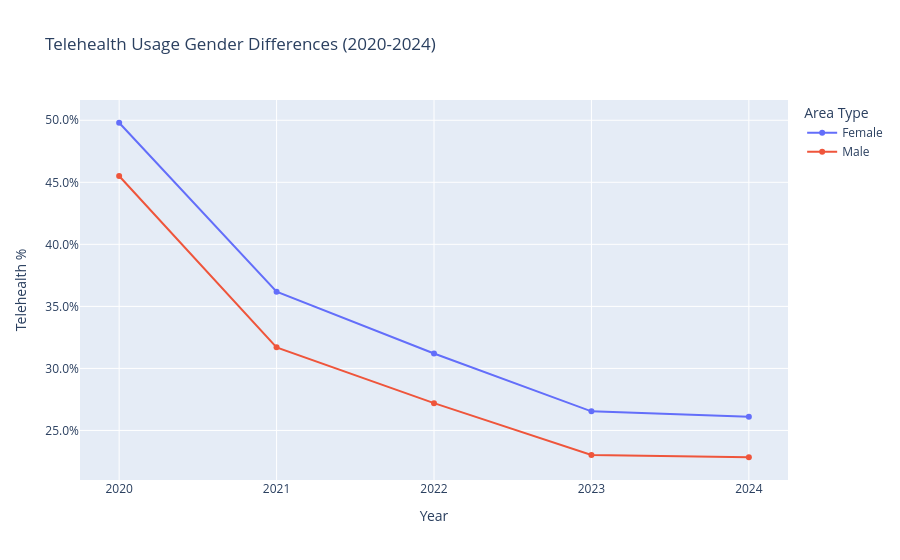

The code cell stored with this chart in its notebook:
### Code cell
fig = px.line(
    df_gender,
    x='Year',
    y='Pct_Telehealth',
    color='Bene_Sex_Desc',
    markers=True,
    labels={
        'Pct_Telehealth': 'Telehealth %',
        'Bene_Sex_Desc': 'Gender',
        'Year': 'Year'
    },
    title='Telehealth Usage Gender Differences (2020-2024)'
)

fig.update_layout(
    yaxis_tickformat='.1%',   # format as percentage
    legend_title='Area Type'
)

fig.update_layout(
    yaxis_tickformat='.1%',
    legend_title='Area Type',
    xaxis=dict(
        tickmode='linear',
        tick0=2020,
        dtick=1,
        tickformat='d'       # ← no commas, no decimals
    )
)


fig.show()

### Figure 1 — Plotly figure (JSON) as saved in the notebook; plotly's stock layout.template omitted (floating-point values rounded to 4 significant figures)
{"data": [{"hovertemplate": "Gender=Female<br>Year=%{x}<br>Telehealth %=%{y}<extra></extra>", "legendgroup": "Female", "line": {"color": "#636efa", "dash": "solid"}, "marker": {"symbol": "circle"}, "mode": "lines+markers", "name": "Female", "orientation": "v", "showlegend": true, "type": "scatter", "x": [2020, 2021, 2022, 2023, 2024], "xaxis": "x", "y": [0.498, 0.3618, 0.312, 0.2654, 0.2611], "yaxis": "y"}, {"hovertemplate": "Gender=Male<br>Year=%{x}<br>Telehealth %=%{y}<extra></extra>", "legendgroup": "Male", "line": {"color": "#EF553B", "dash": "solid"}, "marker": {"symbol": "circle"}, "mode": "lines+markers", "name": "Male", "orientation": "v", "showlegend": true, "type": "scatter", "x": [2020, 2021, 2022, 2023, 2024], "xaxis": "x", "y": [0.4551, 0.317, 0.272, 0.2303, 0.2284], "yaxis": "y"}], "layout": {"legend": {"title": {"text": "Area Type"}, "tracegroupgap": 0}, "title": {"text": "Telehealth Usage Gender Differences (2020-2024)"}, "xaxis": {"anchor": "y", "domain": [0, 1], "dtick": 1, "tick0": 2020, "tickformat": "d", "tickmode": "linear", "title": {"text": "Year"}}, "yaxis": {"anchor": "x", "domain": [0, 1], "tickformat": ".1%", "title": {"text": "Telehealth %"}}}}
